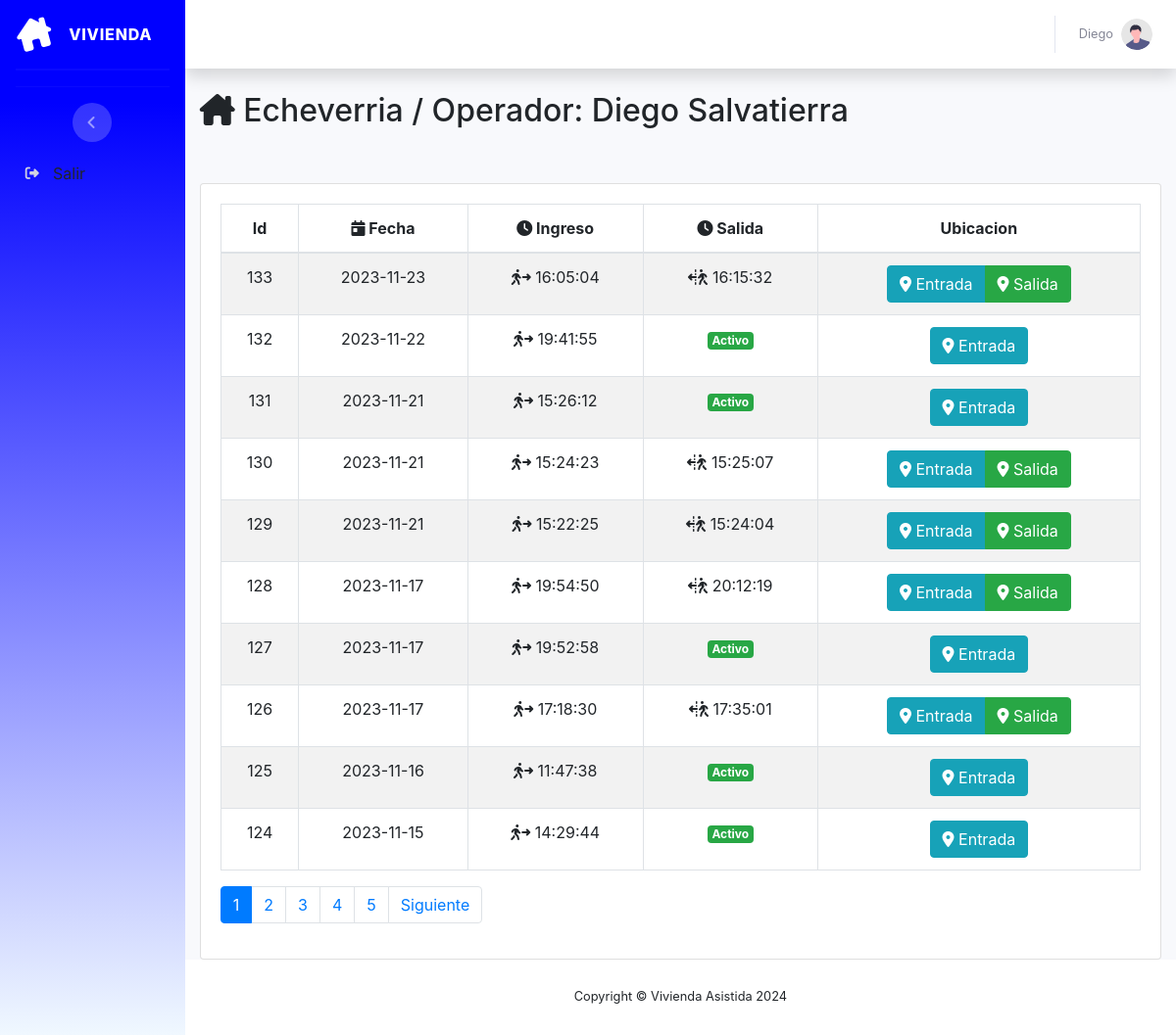
Page /asistencia.php?id_casas=10&id_operadores=11&id_usuarios=7 (signed in) on the committed database.
### tables this page shows
CREATE TABLE `casas` (
  `id_casas` int(11) NOT NULL,
  `nombre_c` varchar(250) NOT NULL,
  `direccion_c` varchar(250) NOT NULL,
  `telefono_c` varchar(250) NOT NULL
);

CREATE TABLE `asistencia` (
  `id_asistencia` int(11) NOT NULL,
  `id_vivienda` int(11) NOT NULL,
  `id_operadores` int(11) NOT NULL,
  `asistencia` varchar(250) NOT NULL,
  `fecha_ingreso` timestamp NOT NULL DEFAULT current_timestamp(),
  `ubicacion` varchar(300) NOT NULL,
  `hora_retiro` time NOT NULL,
  `fecha_fin_jornada` date DEFAULT NULL,
  `ubicacion_salida` varchar(500) DEFAULT NULL,
  `nombre_dispositivo` varchar(500) DEFAULT NULL
);

### asistencia.php (the view, shortened to what this page needs)
<?php
require_once "vistas/parte_superior.php";
include_once 'bd/conexion.php';
$conn = new mysqli($servername, $username, $password, $dbname);
if (isset($_POST['id_usuarios']) && isset($_POST['id_operadores']) && isset($_POST['id_casas'])) {
    $id_usuarios = $_POST['id_usuarios'];
    $id_operadores = $_POST['id_operadores'];
    $id_casas = $_POST['id_casas'];
} elseif (isset($_GET['id_usuarios']) && isset($_GET['id_operadores']) && isset($_GET['id_casas'])) {
    $id_usuarios = $_GET['id_usuarios'];
    $id_operadores = $_GET['id_operadores'];
    $id_casas = $_GET['id_casas'];
} else {
    echo "ID de usuarios no definido.";
    exit;
}
$consulta_operador = "SELECT id_operadores FROM operadores WHERE id_operadores = $id_operadores";
$resultado_operador = $conn->query($consulta_operador);
if ($resultado_operador && $resultado_operador->num_rows > 0) {
    $data_operador = $resultado_operador->fetch_assoc();
    $id_operador_seleccionado = $data_operador['id_operadores'];
    $pagina_actual = isset($_GET['pagina']) ? $_GET['pagina'] : 1;
    $registros_por_pagina = 10;
    $offset = ($pagina_actual - 1) * $registros_por_pagina;
    $consulta_asistencia = "SELECT id_asistencia, asistencia, ubicacion, fecha_ingreso, hora_retiro, fecha_fin_jornada, ubicacion_salida, nombre_dispositivo
        FROM asistencia
        WHERE id_operadores = $id_operador_seleccionado
        AND id_vivienda = $id_casas
        ORDER BY fecha_ingreso DESC
        LIMIT $registros_por_pagina
        OFFSET $offset";
    $resultado_asistencia = $conn->query($consulta_asistencia);
}
?>
<div class="container">
    <?php
    if ($resultado_asistencia && $resultado_asistencia->num_rows > 0) {
        $consulta_nombre_operador = "SELECT CONCAT(nombre_o, ' ', apellido_o) AS nombre_completo FROM operadores WHERE id_operadores = $id_operadores";
        $resultado_nombre_operador = $conn->query($consulta_nombre_operador);
        $consulta_nombre_casa = "SELECT nombre_c FROM casas WHERE id_casas = $id_casas";
        $resultado_nombre_casa = $conn->query($consulta_nombre_casa);
        if ($resultado_nombre_operador && $resultado_nombre_operador->num_rows > 0) {
            $data_nombre_operador = $resultado_nombre_operador->fetch_assoc();
            $nombre_operador = $data_nombre_operador['nombre_completo'];
        } else {
            $nombre_operador = "Nombre de operador no encontrado";
        }
        if ($resultado_nombre_casa && $resultado_nombre_casa->num_rows > 0) {
            $data_nombre_casa = $resultado_nombre_casa->fetch_assoc();
            $nombre_casa = $data_nombre_casa['nombre_c'];
        } else {
            $nombre_casa = "Nombre de casa no encontrado";
        }
        echo "<h2><i class='fa-solid fa-house-chimney'></i> $nombre_casa / Operador: $nombre_operador</h2>";
        echo "<h2><br>  </h2>";
    } else {
        echo "<p>Este operador aún no ha ingresado.</p>";
    }
    ?>
    <div class="row">
        <div class="col-lg-12">
        <div class="card">
          <div class="card-body">
            <div class="table-responsive">
                <table id="tablaPersonas" class="table table-striped table-bordered table-condensed" style="width:100%">
                    <thead class="text-center">
                        <tr>
                            <th class="text-center">Id</th>
                            <th class="text-center"><i class="fas fa-calendar-day"></i> Fecha</th>
                            <th class="text-center"><i class='fas fa-clock'></i>  Ingreso</th>
                            <th class="text-center"><i class='fas fa-clock'></i> Salida</th>
                            <th class="text-center">Ubicacion</th>
                        </tr>
                    </thead>
                    <tbody>
                        <?php
                        foreach ($resultado_asistencia as $asistencia) {
                            $id_asistencia = $asistencia['id_asistencia'];
                            $fecha_ingreso = $asistencia['fecha_ingreso'];
                            $hora_retiro = $asistencia['hora_retiro'];
                            $ubicacion = $asistencia['ubicacion'];
                            $fecha_fin_jornada = $asistencia['fecha_fin_jornada'];
                            $ubicacion_salida = $asistencia['ubicacion_salida'];
                            $nombre_dispositivo = $asistencia['nombre_dispositivo'];
                            list($fecha, $hora_entrada) = explode(' ', $fecha_ingreso);
                        ?>
                            <tr>
                                <td class="text-center"><?php echo $id_asistencia; ?></td>
                                <td class="text-center"><?php echo $fecha; ?></td>
                                <td class="text-center"><i class="fa-solid fa-person-walking-arrow-right"></i> <?php echo $hora_entrada; ?></td>
                                <td class="text-center">
                                    <?php
                                    if ($hora_retiro === '00:00:00') {
                                        echo '<span class="badge badge-success">Activo</span>';
                                    } else {
                                        echo "<i class='fa-solid fa-person-walking-dashed-line-arrow-right' style='transform: scaleX(-1);'></i>
                                        $hora_retiro ";
                                    }
                                    ?>
                                </td>
                                <td class="text-center">
                                <div class='btn-group'>
                                    <button type="button" class="btn btn-info btnUbicacion"
                                        data-toggle="modal"
                                        data-target="#ubicacionModal"
                                        data-id="<?php echo $id_asistencia; ?>"
                                        data-nombre="<?php echo $nombre_operador; ?>"
                                        data-ubicacion="<?php echo $ubicacion; ?>"
                                        data-fecha="<?php echo $fecha_ingreso; ?>"
                                        data-horaretiro="<?php echo $hora_retiro; ?>"
                                        data-fechafinjornada="<?php echo $fecha_fin_jornada; ?>"
                                        data-ubicacionsaldia="<?php echo $ubicacion_salida; ?>"
                                        data-nombredispositivo="<?php echo $nombre_dispositivo ?>"
                                    >
                                        <i class="fa-solid fa-location-dot"></i>
                                        Entrada
                                    </button>
                                    <?php
                                    if ($hora_retiro !== '00:00:00') {
                                        echo '<button type="button" class="btn btn-success btnUbicacionSalida"
                                            data-toggle="modal"
                                            data-target="#ubicacionSalidaModal"
                                            data-id="' . $id_asistencia . '"
                                            data-nombre="' . $nombre_operador . '"
                                            data-fecha="' . $fecha_ingreso . '"
                                            data-horaretiro="' . $hora_retiro . '"
                                            data-fechafinjornada="' . $fecha_fin_jornada . '"
                                            data-ubicacionsaldia="' . $ubicacion_salida . '"
                                            data-nombredispositivo="' . $nombre_dispositivo . '"
                                        >
                                            <i class="fa-solid fa-location-dot"></i>
                                            Salida
                                        </button>';
                                    }
                                    ?>
                                    </div>
                                </td>
                            </tr>
                        <?php
                        }
                        ?>
                    </tbody>
                </table>
                <?php
                        if ($resultado_asistencia && $resultado_asistencia->num_rows > 0) {
                            $consulta_total_asistencias = "SELECT COUNT(*) as total FROM asistencia WHERE id_operadores = $id_operador_seleccionado AND id_vivienda = $id_casas";
                            $resultado_total_asistencias = $conn->query($consulta_total_asistencias);
                            $total_registros = 0;
                            if ($resultado_total_asistencias && $resultado_total_asistencias->num_rows > 0) {
                                $data_total_asistencias = $resultado_total_asistencias->fetch_assoc();
                                $total_registros = $data_total_asistencias['total'];
                            }
                            $total_paginas = ceil($total_registros / $registros_por_pagina);
                            $limite_paginas = 5;
                            echo '<div class="text-center">';
                            echo '<ul class="pagination">';
                            $inicio = max(1, $pagina_actual - floor($limite_paginas / 2));
                            $fin = min($inicio + $limite_paginas - 1, $total_paginas);
                            for ($pagina = $inicio; $pagina <= $fin; $pagina++) {
                                echo '<li class="page-item';
                                if ($pagina == $pagina_actual) {
                                    echo ' active';
                                }
                                echo '"><a class="page-link" href="?pagina=' . $pagina . '&id_casas=' . $id_casas . '&id_operadores=' . $id_operadores . '&id_usuarios=' . $id_usuarios . '">' . $pagina . '</a></li>';
                            }
                            if ($pagina_actual < $total_paginas) {
                                echo '<li class="page-item"><a class="page-link" href="?pagina=' . ($pagina_actual + 1) . '&id_casas=' . $id_casas . '&id_operadores=' . $id_operadores . '&id_usuarios=' . $id_usuarios . '">Siguiente</a></li>';
                            }
                            echo '</ul>';
                            echo '</div>';
                        }
                        ?>
            </div>
        </div>
    </div></div>
          </div>
</div>
<?php
require_once "vistas/parte_inferior.php";
?>

### rows in the picture
casas: nombre_c "Echeverria"
asistencia: id_asistencia "133", fecha "2023-11-23", hora_entrada "16:05:04", hora_retiro "16:15:32"
asistencia: id_asistencia "132", fecha "2023-11-22", hora_entrada "19:41:55", hora_retiro "Activo"
asistencia: id_asistencia "131", fecha "2023-11-21", hora_entrada "15:26:12", hora_retiro "Activo"
asistencia: id_asistencia "130", fecha "2023-11-21", hora_entrada "15:24:23", hora_retiro "15:25:07"
asistencia: id_asistencia "129", fecha "2023-11-21", hora_entrada "15:22:25", hora_retiro "15:24:04"
asistencia: id_asistencia "128", fecha "2023-11-17", hora_entrada "19:54:50", hora_retiro "20:12:19"
asistencia: id_asistencia "127", fecha "2023-11-17", hora_entrada "19:52:58", hora_retiro "Activo"
asistencia: id_asistencia "126", fecha "2023-11-17", hora_entrada "17:18:30", hora_retiro "17:35:01"
asistencia: id_asistencia "125", fecha "2023-11-16", hora_entrada "11:47:38", hora_retiro "Activo"
asistencia: id_asistencia "124", fecha "2023-11-15", hora_entrada "14:29:44", hora_retiro "Activo"

### other values in the picture
$username "Diego"
$nombre_operador "Diego Salvatierra"
